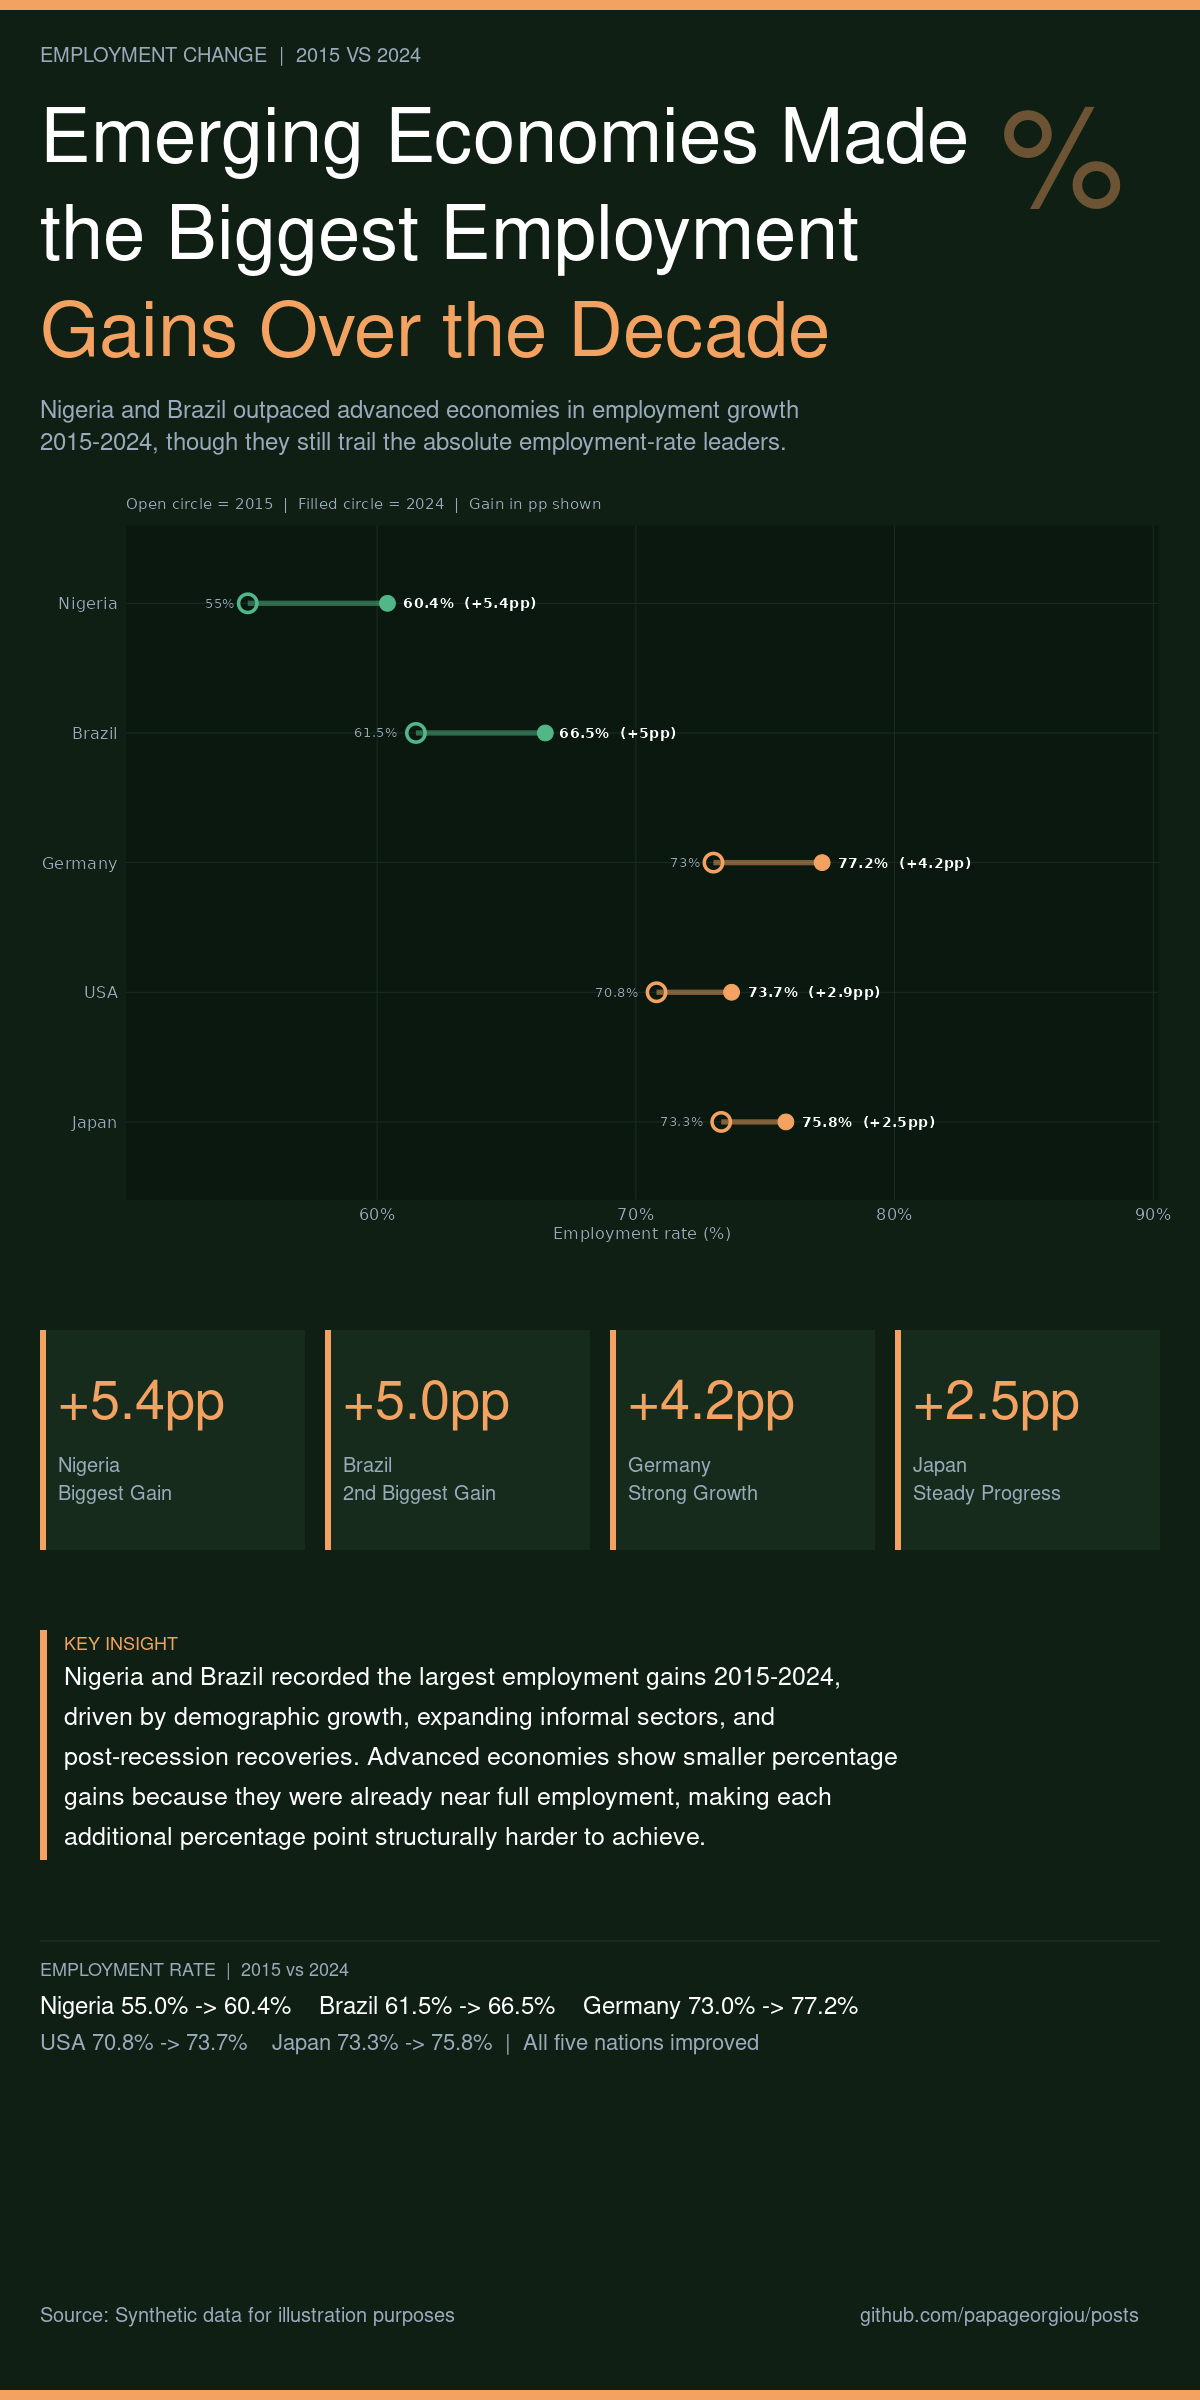

This figure's R source:
# 04_slope_employment_change.R — Dark editorial infographic
# Palette: Dark forest + amber | BG #0F1F14 | Accent #F4A261 | Sec #52B788

suppressPackageStartupMessages({
  library(magick)
  library(ggplot2)
  library(tidyverse)
  library(scales)
})

BG     <- "#0F1F14"
ACCENT <- "#F4A261"
SEC    <- "#52B788"
WHITE  <- "#FFFFFF"
MUTED  <- "#99AABB"
PBG    <- "#162B1C"
SYMBOL <- "#6B5333"   # ACCENT blended into BG at 40%
W <- 1200L; H <- 2400L

draw_rect <- function(img, x1, y1, x2, y2, color) {
  w <- max(1L, as.integer(x2 - x1))
  h <- max(1L, as.integer(y2 - y1))
  image_composite(img, image_blank(w, h, color),
                  offset = paste0("+", as.integer(x1), "+", as.integer(y1)))
}

# ── Data ────────────────────────────────────────────────────────────────────
df <- tribble(
  ~country,   ~emp_2015, ~emp_2024,
  "USA",      70.8,      73.7,
  "Germany",  73.0,      77.2,
  "Japan",    73.3,      75.8,
  "Brazil",   61.5,      66.5,
  "Nigeria",  55.0,      60.4
) |>
  mutate(
    country = fct_reorder(country, emp_2024 - emp_2015),
    delta   = emp_2024 - emp_2015
  )

pal <- c(USA="#F4A261",Germany="#F4A261",Japan="#F4A261",Brazil="#52B788",Nigeria="#52B788")

# ── Chart ────────────────────────────────────────────────────────────────────
p <- ggplot(df) +
  geom_segment(aes(x=emp_2015, xend=emp_2024, y=country, yend=country, color=country),
               linewidth=1.8, alpha=0.5) +
  geom_point(aes(x=emp_2015, y=country, color=country), shape=1, size=5, stroke=1.8) +
  geom_point(aes(x=emp_2024, y=country, color=country), shape=19, size=5) +
  geom_text(aes(x=emp_2015, y=country, label=paste0(emp_2015,"%")),
            hjust=1.4, size=3.5, color=MUTED) +
  geom_text(aes(x=emp_2024, y=country,
                label=paste0(emp_2024,"%  (+",round(delta,1),"pp)")),
            hjust=-0.12, size=3.7, fontface="bold", color=WHITE) +
  scale_color_manual(values=pal) +
  scale_x_continuous(labels=label_percent(scale=1), limits=c(51,86),
                     expand=expansion(mult=c(0.02,0.12))) +
  labs(x="Employment rate (%)", y=NULL,
       subtitle="Open circle = 2015  |  Filled circle = 2024  |  Gain in pp shown") +
  theme_minimal(base_size=13) +
  theme(
    plot.background  = element_rect(fill=BG,       color=NA),
    panel.background = element_rect(fill="#0A1810", color=NA),
    panel.grid.major = element_line(color="#1A3020", linewidth=0.3),
    panel.grid.minor = element_blank(),
    axis.ticks       = element_blank(),
    axis.text        = element_text(color=MUTED, size=12),
    axis.title       = element_text(color=MUTED, size=12),
    plot.subtitle    = element_text(color=MUTED, size=11, margin=margin(b=10)),
    legend.position  = "none",
    plot.margin      = margin(20,30,20,30)
  )

tmp <- tempfile(fileext=".png")
ggsave(tmp, p, width=12, height=8, units="in", dpi=100, bg=BG)
cimg <- image_read(tmp) |> image_scale("1200x")
ch   <- as.integer(image_info(cimg)$height)

# ── Canvas ───────────────────────────────────────────────────────────────────
canvas <- image_blank(W, H, color=BG)

canvas <- draw_rect(canvas, 0, 0, W, 10, ACCENT)

canvas <- image_annotate(canvas, "EMPLOYMENT CHANGE  |  2015 VS 2024",
  location="+40+40", size=20, color=MUTED, font="Helvetica")
canvas <- image_annotate(canvas, "Emerging Economies Made",
  location="+40+80", size=76, color=WHITE, font="Helvetica-Bold")
canvas <- image_annotate(canvas, "the Biggest Employment",
  location="+40+177", size=76, color=WHITE, font="Helvetica-Bold")
canvas <- image_annotate(canvas, "Gains Over the Decade",
  location="+40+274", size=76, color=ACCENT, font="Helvetica-Bold")
canvas <- image_annotate(canvas,
  "Nigeria and Brazil outpaced advanced economies in employment growth",
  location="+40+392", size=24, color=MUTED, font="Helvetica")
canvas <- image_annotate(canvas,
  "2015-2024, though they still trail the absolute employment-rate leaders.",
  location="+40+424", size=24, color=MUTED, font="Helvetica")

canvas <- image_annotate(canvas, "%",
  location=paste0("+",W-200,"+55"), size=140, color=SYMBOL, font="Helvetica-Bold")

cy <- 470L
canvas <- image_composite(canvas, cimg, offset=paste0("+0+",cy))

pt  <- cy + ch + 60L
ph  <- 220L
pw  <- 265L
pxs <- as.integer(c(40, 325, 610, 895))
for (x in pxs) {
  canvas <- draw_rect(canvas, x, pt, x+pw, pt+ph, PBG)
  canvas <- draw_rect(canvas, x, pt, x+6,  pt+ph, ACCENT)
}

stats <- list(
  list(v="+5.4pp", l="Nigeria\nBiggest Gain"),
  list(v="+5.0pp", l="Brazil\n2nd Biggest Gain"),
  list(v="+4.2pp", l="Germany\nStrong Growth"),
  list(v="+2.5pp", l="Japan\nSteady Progress")
)
for (i in seq_along(stats)) {
  s <- stats[[i]]; bx <- pxs[[i]]
  canvas <- image_annotate(canvas, s$v,
    location=paste0("+",bx+18,"+",pt+30), size=54, color=ACCENT, font="Helvetica-Bold")
  canvas <- image_annotate(canvas, s$l,
    location=paste0("+",bx+18,"+",pt+120), size=20, color=MUTED, font="Helvetica")
}

iy <- pt + ph + 80L
canvas <- draw_rect(canvas, 40, iy, 47, iy+230, ACCENT)
canvas <- image_annotate(canvas, "KEY INSIGHT",
  location=paste0("+64+",iy), size=18, color=ACCENT, font="Helvetica-Bold")
ins <- c(
  "Nigeria and Brazil recorded the largest employment gains 2015-2024,",
  "driven by demographic growth, expanding informal sectors, and",
  "post-recession recoveries. Advanced economies show smaller percentage",
  "gains because they were already near full employment, making each",
  "additional percentage point structurally harder to achieve."
)
for (j in seq_along(ins)) {
  canvas <- image_annotate(canvas, ins[[j]],
    location=paste0("+64+",iy+28+(j-1L)*40L), size=25, color=WHITE, font="Helvetica")
}

dcy <- iy + 310L
canvas <- draw_rect(canvas, 40, dcy, W-40, dcy+2, PBG)
canvas <- image_annotate(canvas, "EMPLOYMENT RATE  |  2015 vs 2024",
  location=paste0("+40+",dcy+16), size=18, color=MUTED, font="Helvetica-Bold")
canvas <- image_annotate(canvas,
  "Nigeria 55.0% -> 60.4%    Brazil 61.5% -> 66.5%    Germany 73.0% -> 77.2%",
  location=paste0("+40+",dcy+48), size=24, color=WHITE, font="Helvetica")
canvas <- image_annotate(canvas,
  "USA 70.8% -> 73.7%    Japan 73.3% -> 75.8%  |  All five nations improved",
  location=paste0("+40+",dcy+86), size=22, color=MUTED, font="Helvetica")

fy <- H - 100L
canvas <- draw_rect(canvas, 0, H-10L, W, H, ACCENT)
canvas <- image_annotate(canvas, "Source: Synthetic data for illustration purposes",
  location=paste0("+40+",fy), size=20, color=MUTED, font="Helvetica")
canvas <- image_annotate(canvas, "github.com/papageorgiou/posts",
  location=paste0("+",W-340L,"+",fy), size=20, color=MUTED, font="Helvetica")

image_write(canvas, path="04_slope_employment_change.png")
message("Infographic 04 saved.")
